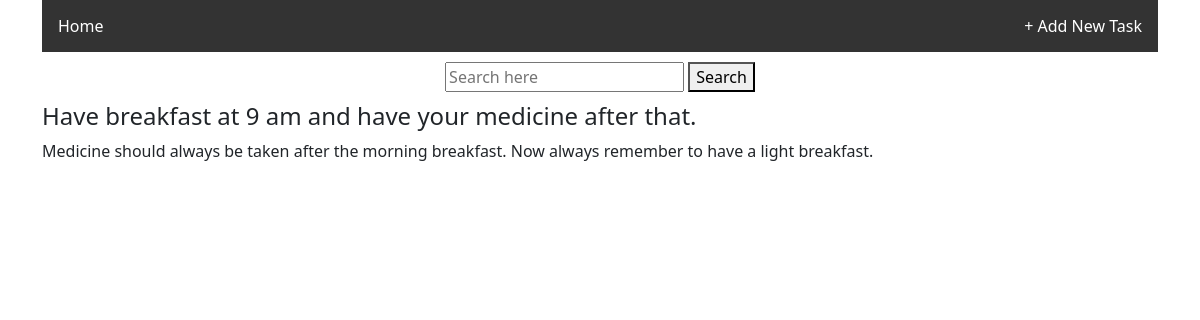
Page /10/ on the committed database.
### todoapp/models.py (models this page shows, shortened)
class Item(models.Model):
    task = models.CharField(max_length=150)
    task_description = models.TextField()

### todoapp/views.py (the view)
# urls.py: path("<int:pk>/", TaskDetailView.as_view(),name="task_detail"),
class TaskDetailView(DetailView):
	model = Item
	template_name = 'todoapp/taskdescription.html'

### todoapp/templates/todoapp/taskdescription.html
{% extends 'todoapp/home.html'%}
{% block content%}
	<div class="container">
		<h4>{{item.task}}</h4>
		<p>
			{{item.task_description}}
		</p>
	</div>
{%endblock content%}

### rows in the picture
Item: task "Have breakfast at 9 am and have your medicine after that.", task_description "Medicine should always be taken after the morning breakfast. Now always remember to have a light breakfast."
